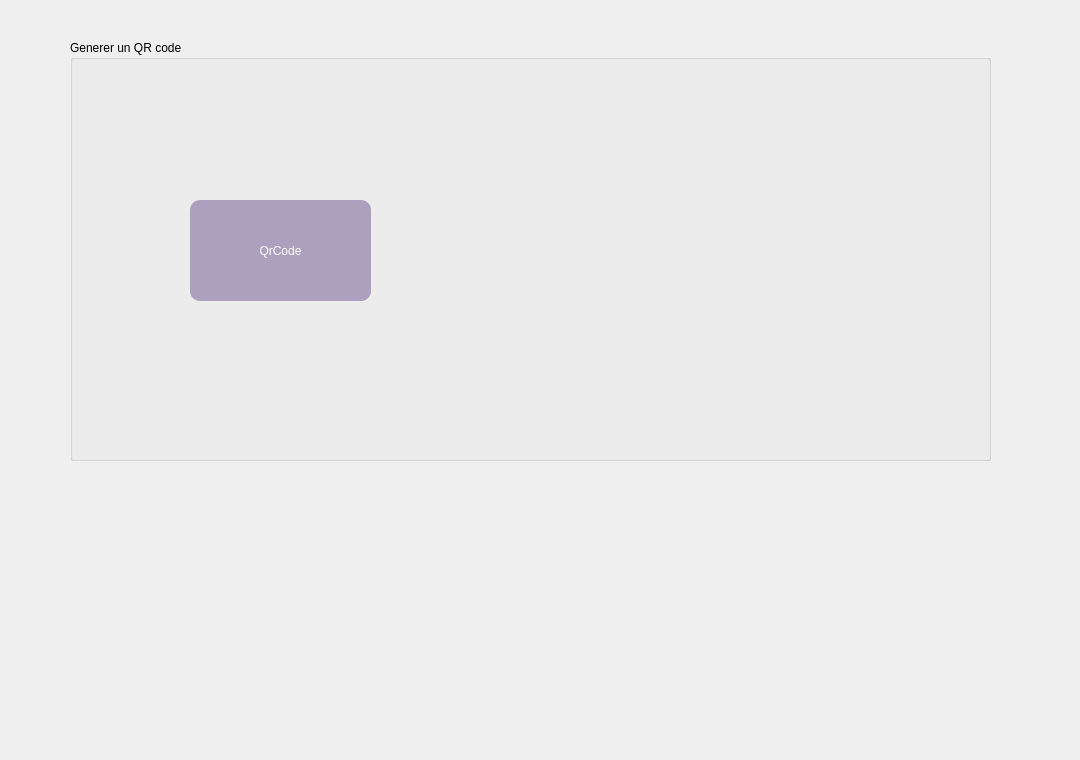
    <widget class="QWidget" name="tab_18">
     <attribute name="title">
      <string>QR code</string>
     </attribute>
     <widget class="QGroupBox" name="groupBox_4">
      <property name="geometry">
       <rect>
        <x>70</x>
        <y>40</y>
        <width>921</width>
        <height>421</height>
       </rect>
      </property>
      <property name="styleSheet">
       <string notr="true">font: 9pt 'Century Gothic';</string>
      </property>
      <property name="title">
       <string>Generer un QR code</string>
      </property>
      <widget class="QLabel" name="qrcodecommande_2">
       <property name="geometry">
        <rect>
         <x>610</x>
         <y>90</y>
         <width>251</width>
         <height>231</height>
        </rect>
       </property>
       <property name="text">
        <string/>
       </property>
      </widget>
      <widget class="QPushButton" name="qrcodegen_2">
       <property name="geometry">
        <rect>
         <x>120</x>
         <y>160</y>
         <width>181</width>
         <height>101</height>
        </rect>
       </property>
       <property name="styleSheet">
        <string notr="true">#qrcodegen_2{

border-radius:10px;


background-color: rgb(172, 160, 190);
color:white;
font: 9pt 'Century Gothic';
}</string>
       </property>
       <property name="text">
        <string>QrCode</string>
       </property>
       <property name="iconSize">
        <size>
         <width>40</width>
         <height>20</height>
        </size>
       </property>
      </widget>
     </widget>
     <widget class="QLabel" name="bg_eq_7">
      <property name="geometry">
       <rect>
        <x>0</x>
        <y>-30</y>
        <width>1071</width>
        <height>751</height>
       </rect>
      </property>
      <property name="text">
       <string/>
      </property>
     </widget>
     <zorder>bg_eq_7</zorder>
     <zorder>groupBox_4</zorder>
    </widget>
